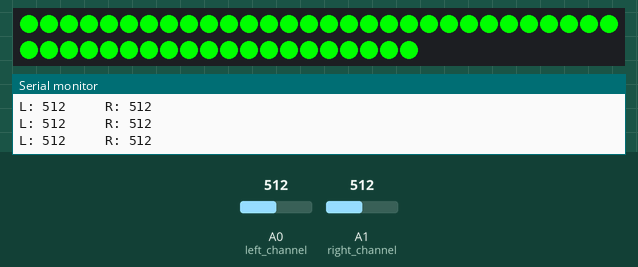
The sketch below on a simulated Arduino Uno, built with avr-gcc and run on an emulated ATmega328P. On the bench: 50 RGB LEDs in strip order, left to right, continuing on the next row, the last lines printed to the serial monitor. Inputs (shaded band) come from the test bench; at power-on: A0 (left_channel) = 512, A1 (right_channel) = 512. Dim RGB values are drawn brighter than linear.

Above: at 1.2 s.
1.3 s: A0 (left_channel) set to 306
At 2.3 s:
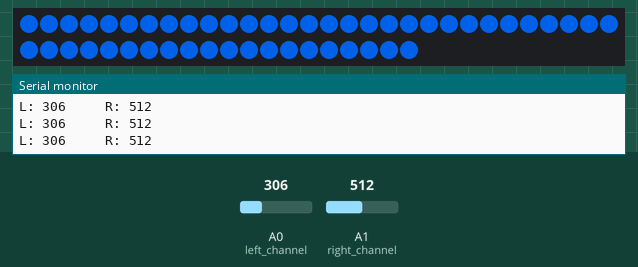
2.9 s: A0 (left_channel) set to 160
At 3.7 s:
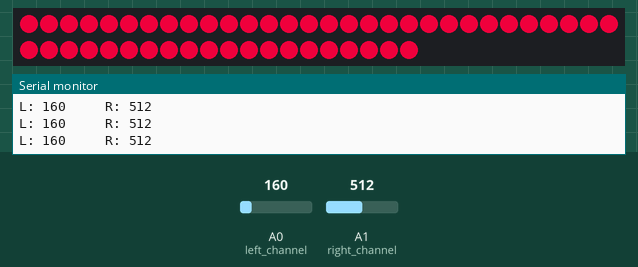
4.4 s: A0 (left_channel) set to 180
5.9 s: A0 (left_channel) set to 75
At 6.5 s:
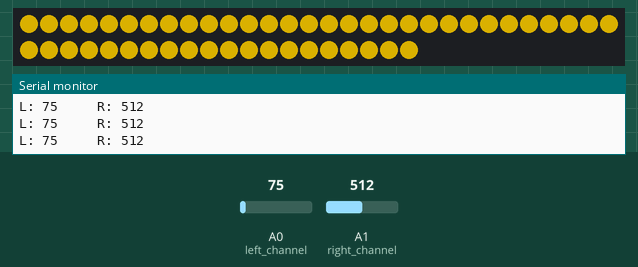
7.4 s: A0 (left_channel) set to 0
At 7.9 s:
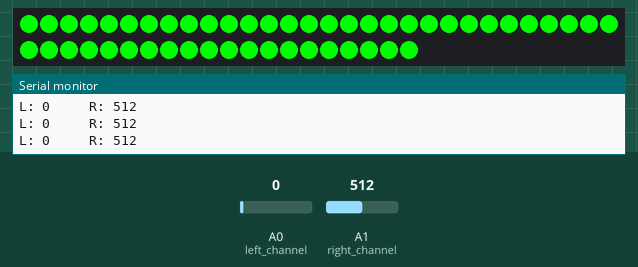
Timing chart, 0 to 9.9 s (numbered marks = the images above; inputs shaded):
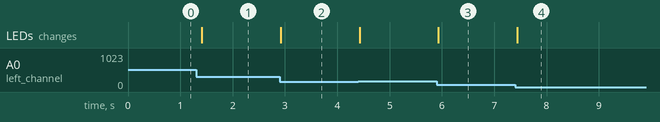

The sketch:

lights_take1.ino
```cpp
//Jeremy Blum's Arduino Tutorial Series - Episode 14 - Lights and Sound Holiday Special
//Sample Code 1 - Blinking an RGB LED chain to mono music
//http://www.jeremyblum.com
//WS2801 Library and Helper Functions by Adafruit http://www.adafruit.com

/*
  The circuit:
 * A0 from Amplififed Left Channel
 * A1 from Amplified Right Channel
 * Digital 2 to Light Clock Line
 * Digital 3 to Light Data Line
 * Don't forget to connect all your grounds!
 */

//SPI Library
#include "SPI.h"

//RGB LED Library
//You can download it here: https://github.com/adafruit/Adafruit-WS2801-Library/archive/master.zip
//Install it in your library folder and restart the Arduino IDE
#include "Adafruit_WS2801.h"

//Analog Input Pins
int left_channel = 0;
int right_channel = 1;

//Light Control Pins
int light_data = 3;
int light_clk = 2;

//Library Setup
Adafruit_WS2801 strip = Adafruit_WS2801(50, light_data, light_clk);

void setup()
{
  //Initialize Serial Connection (for debugging)
  Serial.begin(9600);

  //Initialize Strip
  strip.begin();
  strip.show();


}

void loop()
{

  //Print out some Debug Info
  Serial.print("L: ");
  Serial.print(analogRead(left_channel));
  Serial.print("     R: ");
  Serial.println(analogRead(right_channel));


  //Set the hue (0-255) depending on left channel value
 byte hue = constrain(map(analogRead(left_channel), 0, 400, 0, 255), 0, 255);

  //convert the hue to a 24-bit color
  uint32_t color = Wheel(hue);

  //Go through each Pixel on the strip and set its color
  for (int i=0; i<strip.numPixels(); i++)
  {
    //set pixel color
    strip.setPixelColor(i, color);
  }


  //Display the new values
  strip.show();

  //sample delay
  delay(100);

}

/* Helper functions */
//http://www.ladyada.net/products/rgbledpixel/

// Create a 24 bit color value from R,G,B
uint32_t Color(byte r, byte g, byte b)
{
  uint32_t c;
  c = r;
  c <<= 8;
  c |= g;
  c <<= 8;
  c |= b;
  return c;
}

//Input a value 0 to 255 to get a color value.
//The colours are a transition r - g -b - back to r
uint32_t Wheel(byte WheelPos)
{
  if (WheelPos < 85) {
   return Color(WheelPos * 3, 255 - WheelPos * 3, 0);
  } else if (WheelPos < 170) {
   WheelPos -= 85;
   return Color(255 - WheelPos * 3, 0, WheelPos * 3);
  } else {
   WheelPos -= 170;
   return Color(0, WheelPos * 3, 255 - WheelPos * 3);
  }
}
```

Measured:
- after the input at 1.3 s, the LEDs: change after 0.11 s (image 1)
- after the input at 2.9 s, the LEDs: change at once (image 2)
- after the input at 5.9 s, the LEDs: change at once (image 3)
- after the input at 7.4 s, the LEDs: change at once (image 4)
